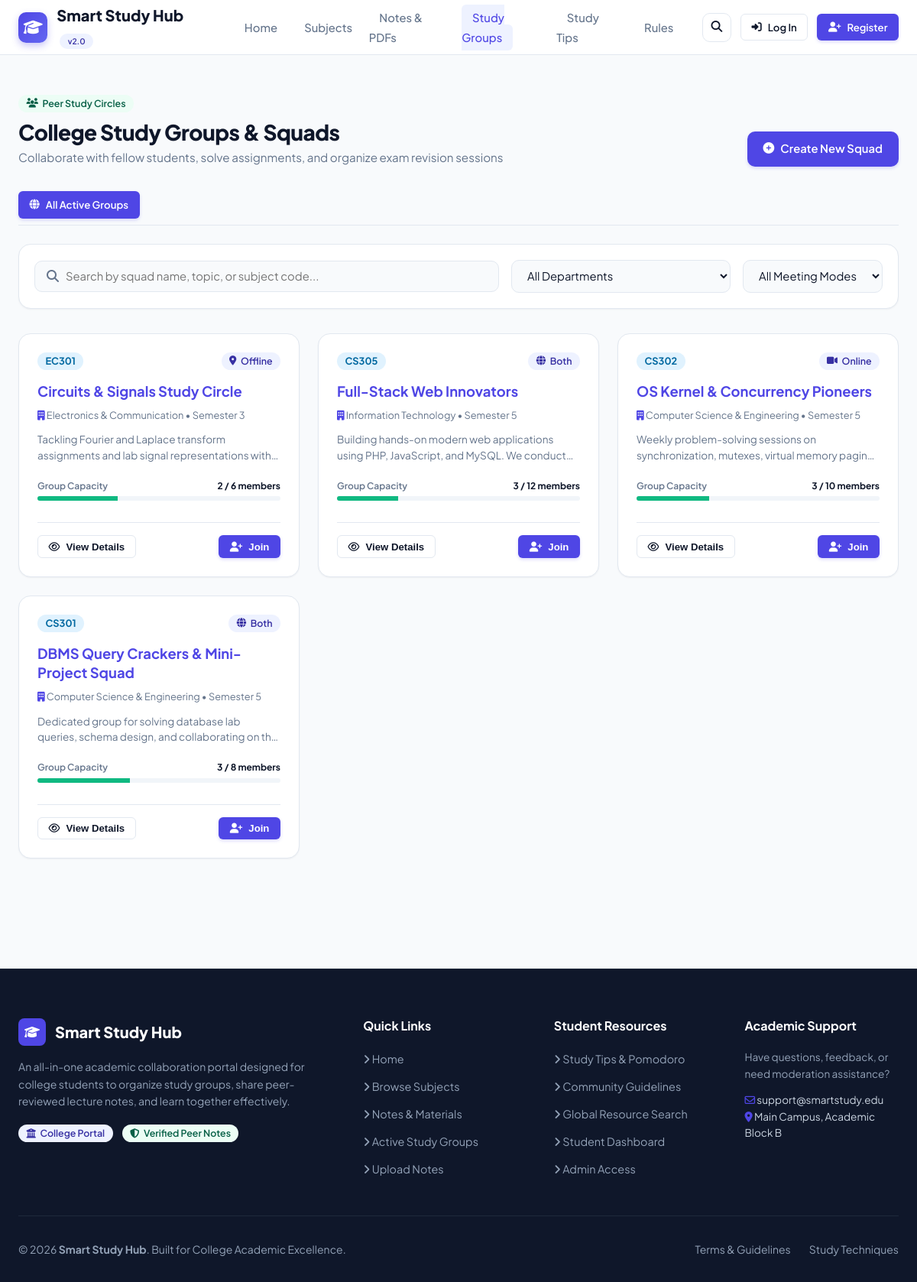
The page /groups.php on the database its author committed.
### tables this page shows
CREATE TABLE IF NOT EXISTS `study_groups` (
  `id` INT AUTO_INCREMENT PRIMARY KEY,
  `creator_id` INT NOT NULL,
  `subject_id` INT NOT NULL,
  `group_name` VARCHAR(150) NOT NULL,
  `description` TEXT,
  `department` VARCHAR(100) NOT NULL,
  `semester` VARCHAR(20) NOT NULL,
  `max_members` INT DEFAULT 10,
  `meeting_preference` ENUM('Online', 'Offline', 'Both') DEFAULT 'Online',
  `status` ENUM('active', 'archived') DEFAULT 'active',
  `created_at` TIMESTAMP DEFAULT CURRENT_TIMESTAMP,
  INDEX (`creator_id`),
  INDEX (`subject_id`),
  CONSTRAINT `fk_groups_creator` FOREIGN KEY (`creator_id`) REFERENCES `users` (`id`) ON DELETE CASCADE,
  CONSTRAINT `fk_groups_subject` FOREIGN KEY (`subject_id`) REFERENCES `subjects` (`id`) ON DELETE CASCADE
);

CREATE TABLE IF NOT EXISTS `subjects` (
  `id` INT AUTO_INCREMENT PRIMARY KEY,
  `subject_code` VARCHAR(20) NOT NULL UNIQUE,
  `subject_name` VARCHAR(150) NOT NULL,
  `department` VARCHAR(100) NOT NULL,
  `semester` VARCHAR(20) NOT NULL,
  `description` TEXT,
  `created_at` TIMESTAMP DEFAULT CURRENT_TIMESTAMP
);

### includes/functions.php (called while the page is built, shortened)
<?php
function e(?string $string): string {
    return htmlspecialchars($string ?? '', ENT_QUOTES, 'UTF-8');
}

### includes/auth.php (called while the page is built, shortened)
<?php
require_once __DIR__ . '/functions.php';
function getCurrentUserId(): ?int {
    return $_SESSION['user']['id'] ?? null;
}

### groups.php (the view, shortened to what this page needs)
<?php
require_once __DIR__ . '/includes/functions.php';
require_once __DIR__ . '/includes/auth.php';
$pdo = getDBConnection();
$currentUserId = getCurrentUserId();
$tab = $_GET['tab'] ?? 'all';
$sql = "
    SELECT g.*,
           s.subject_code, s.subject_name,
           u.name as creator_name,
           (SELECT COUNT(*) FROM group_members WHERE group_id = g.id) as member_count
    FROM study_groups g
    JOIN subjects s ON g.subject_id = s.id
    JOIN users u ON g.creator_id = u.id
    WHERE g.status = 'active'
";
$params = [];
$sql .= " ORDER BY g.created_at DESC";
$stmt = $pdo->prepare($sql);
$stmt->execute($params);
$groups = $stmt->fetchAll();
$userJoinedGroupIds = [];
require_once __DIR__ . '/includes/header.php';
?>
<div class="container" style="padding-top: 3rem; padding-bottom: 4rem;">
    <div class="section-header">
        <div>
            <span class="badge badge-accent" style="margin-bottom: 0.5rem;"><i class="fas fa-users"></i> Peer Study Circles</span>
            <h1 class="section-title">College Study Groups & Squads</h1>
            <p class="section-subtitle">Collaborate with fellow students, solve assignments, and organize exam revision sessions</p>
        </div>
        <div style="display: flex; gap: 0.75rem;">
            <a href="<?= BASE_URL ?>/create_group.php" class="btn btn-primary">
                <i class="fas fa-plus-circle"></i> Create New Squad
            </a>
        </div>
    </div>
    <div style="display: flex; gap: 0.5rem; margin-bottom: 1.5rem; border-bottom: 1px solid var(--border); padding-bottom: 0.5rem;">
        <a href="<?= BASE_URL ?>/groups.php" class="btn btn-sm <?= $tab === 'all' ? 'btn-primary' : 'btn-secondary' ?>">
            <i class="fas fa-globe"></i> All Active Groups
        </a>
    </div>
    <div class="filter-bar">
        <div class="search-input-wrap">
            <i class="fas fa-search"></i>
            <input type="text" id="group-search" class="search-input" placeholder="Search by squad name, topic, or subject code...">
        </div>
        <select id="group-dept-filter" class="select-filter">
            <option value="">All Departments</option>
        </select>
        <select id="group-meeting-filter" class="select-filter">
            <option value="">All Meeting Modes</option>
        </select>
    </div>
    <div class="grid-3" id="groups-container">
        <?php foreach ($groups as $g):
            $isMember = in_array((int)$g['id'], $userJoinedGroupIds);
            $isOwner = $currentUserId && ((int)$g['creator_id'] === $currentUserId);
            $isFull = ((int)$g['member_count'] >= (int)$g['max_members']);
            $percent = round(((int)$g['member_count'] / (int)$g['max_members']) * 100);
        ?>
            <div class="card group-card"
                 data-name="<?= e($g['group_name']) ?>"
                 data-subject="<?= e($g['subject_code'] . ' ' . $g['subject_name']) ?>"
                 data-dept="<?= e($g['department']) ?>"
                 data-mode="<?= strtolower($g['meeting_preference']) ?>">
                <div class="card-header">
                    <span class="badge badge-secondary" style="font-size: 0.8rem; font-weight: 700;">
                        <?= e($g['subject_code']) ?>
                    </span>
                    <span class="badge badge-primary">
                        <i class="fas fa-<?= $g['meeting_preference'] === 'Online' ? 'video' : ($g['meeting_preference'] === 'Offline' ? 'map-marker-alt' : 'globe') ?>"></i>
                        <?= e($g['meeting_preference']) ?>
                    </span>
                </div>
                <div class="card-body">
                    <h3 class="card-title" style="margin-bottom: 0.5rem; font-size: 1.15rem; line-height: 1.35;">
                        <a href="<?= BASE_URL ?>/group.php?id=<?= $g['id'] ?>"><?= e($g['group_name']) ?></a>
                    </h3>
                    <div class="text-muted" style="font-size: 0.8rem; margin-bottom: 0.75rem;">
                        <i class="fas fa-building text-primary"></i> <?= e($g['department']) ?> &bull; <?= e($g['semester']) ?>
                    </div>
                    <p style="font-size: 0.85rem; color: var(--text-muted); line-height: 1.5; margin-bottom: 1.25rem; display: -webkit-box; -webkit-line-clamp: 2; -webkit-box-orient: vertical; overflow: hidden;">
                        <?= e($g['description']) ?>
                    </p>
                    <div style="margin-bottom: 0.5rem;">
                        <div style="display: flex; justify-content: space-between; font-size: 0.75rem; margin-bottom: 4px;">
                            <span class="font-semibold text-muted">Group Capacity</span>
                            <span class="font-bold text-main"><?= $g['member_count'] ?> / <?= $g['max_members'] ?> members</span>
                        </div>
                        <div style="background: var(--bg-subtle); height: 6px; border-radius: 99px; overflow: hidden;">
                            <div style="background: <?= $isFull ? 'var(--danger)' : 'var(--accent)' ?>; width: <?= min(100, $percent) ?>%; height: 100%;"></div>
                        </div>
                    </div>
                </div>
                <div class="card-footer" style="flex-wrap: wrap; gap: 0.5rem;">
                    <button type="button" class="btn btn-sm btn-secondary" onclick="openGroupDetailsModal(<?= $g['id'] ?>)">
                        <i class="far fa-eye"></i> View Details
                    </button>
                    <div style="display: flex; gap: 0.5rem; margin-left: auto;">
                        <?php if ($isOwner): ?>
                            <a href="<?= BASE_URL ?>/group.php?id=<?= $g['id'] ?>" class="btn btn-sm btn-primary">
                                <i class="fas fa-crown"></i> Admin Hub
                            </a>
                        <?php elseif ($isMember): ?>
                            <a href="<?= BASE_URL ?>/group.php?id=<?= $g['id'] ?>" class="btn btn-sm btn-outline-primary">
                                <i class="fas fa-comments"></i> Enter Hub
                            </a>
                        <?php elseif ($isFull): ?>
                            <button type="button" class="btn btn-sm btn-secondary" disabled>Full</button>
                        <?php else: ?>
                            <button type="button" id="join-btn-<?= $g['id'] ?>" class="btn btn-sm btn-primary" onclick="joinGroupAjax(<?= $g['id'] ?>, this)">
                                <i class="fas fa-user-plus"></i> Join
                            </button>
                        <?php endif; ?>
                    </div>
                </div>
            </div>
        <?php endforeach; ?>
    </div>
</div>
<?php require_once __DIR__ . '/includes/footer.php'; ?>

### rows shown on the page
study_groups: subject.subject_code "EC301", meeting_preference "Offline", group_name "Circuits & Signals Study Circle", department "Electronics & Communication", semester "Semester 3", description "Tackling Fourier and Laplace transform assignments and lab signal representations…", member_count "2", max_members "6"
study_groups: subject.subject_code "CS305", meeting_preference "Both", group_name "Full-Stack Web Innovators", department "Information Technology", semester "Semester 5", description "Building hands-on modern web applications using PHP, JavaScript, and MySQL. We…", member_count "3", max_members "12"
study_groups: subject.subject_code "CS302", meeting_preference "Online", group_name "OS Kernel & Concurrency Pioneers", department "Computer Science & Engineering", semester "Semester 5", description "Weekly problem-solving sessions on synchronization, mutexes, virtual memory…", member_count "3", max_members "10"
study_groups: subject.subject_code "CS301", meeting_preference "Both", group_name "DBMS Query Crackers & Mini-Project Squad", department "Computer Science & Engineering", semester "Semester 5", description "Dedicated group for solving database lab queries, schema design, and collaborating on…", member_count "3", max_members "8"
